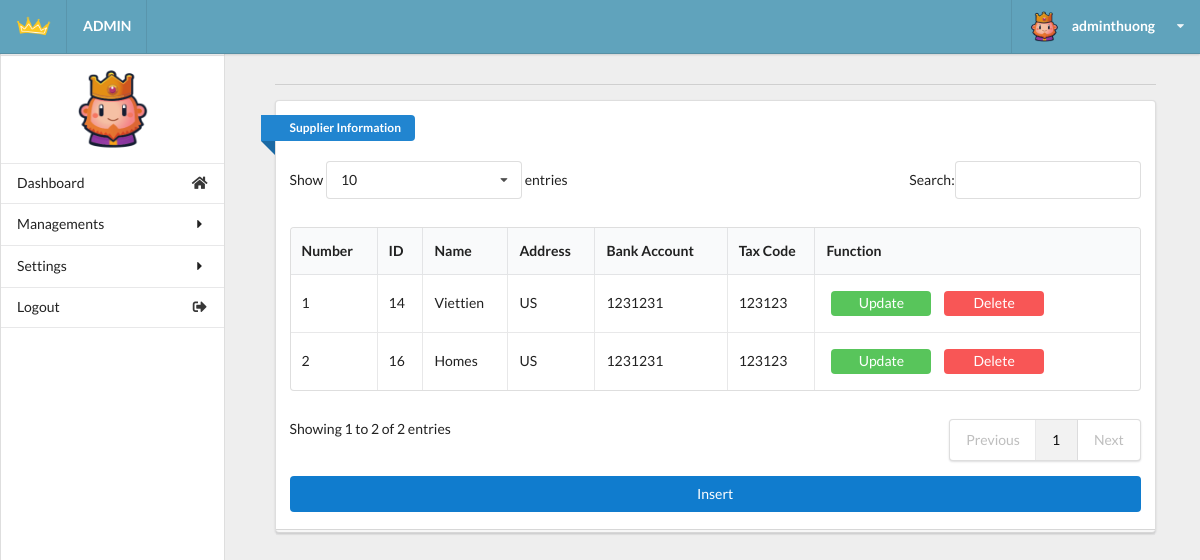
Page /admin/admin.php?act=supplier (signed in) on the earlier database version.
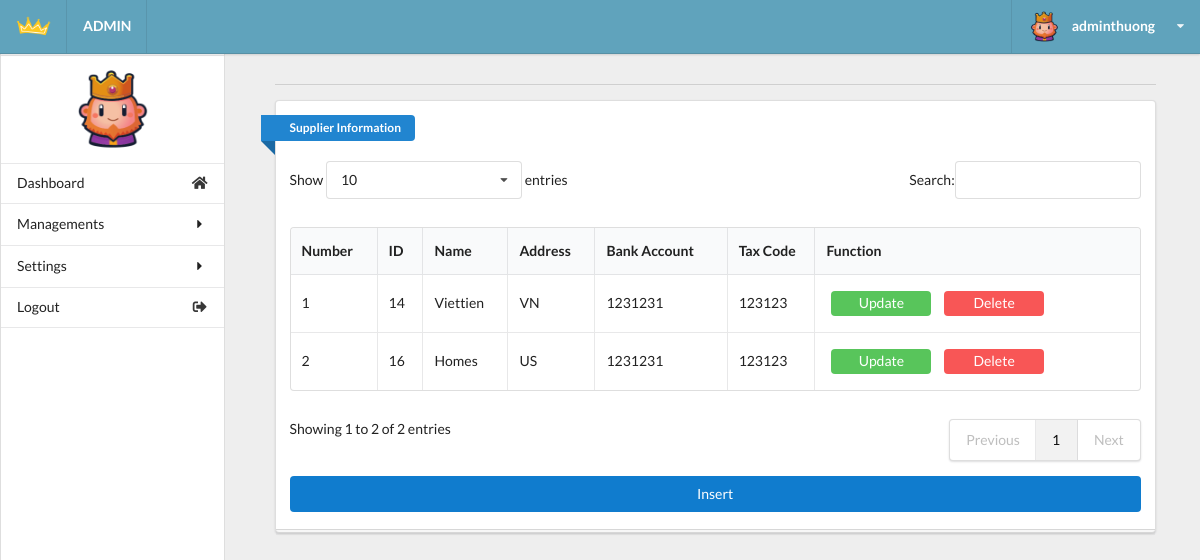
Same page on the later database version.
### tables this page shows
CREATE TABLE `tbl_supplier` (
  `sup_id` int(11) NOT NULL,
  `sup_name` varchar(255) NOT NULL,
  `sup_address` varchar(255) NOT NULL,
  `sup_bank` int(11) NOT NULL,
  `sup_tax_code` int(11) NOT NULL
);

### model/supplierdb.php (called while the page is built, shortened)
<?php
function getall_supplier(){
    $conn=connectdb();
    $stmt = $conn->prepare("SELECT * FROM tbl_supplier");
    $stmt->execute();
    $kq=$stmt->fetchAll();
    return $kq;
}
?>

### admin/supplier.php (the view, shortened to what this page needs)
<div class="right floated thirteen wide computer sixteen wide phone column" id="content">
  <div class="ui container grid">
    <div class="row">
      <div class="fifteen wide computer sixteen wide phone centered column center-table">
        <div class="ui divider"></div>
        <div class="ui grid">
          <div class="sixteen wide computer sixteen wide phone centered column">
            <div class="ui stacked segment">
              <div class="ui blue ribbon icon label">Supplier Information</div>
              <br><br>
              <table id="example" class="ui celled table responsive nowrap unstackable" style="width:100%">
                <thead>
                  <tr>
                    <th>Number</th>
                    <th>ID</th>
                    <th>Name</th>
                    <th>Address</th>
                    <th>Bank Account</th>
                    <th>Tax Code</th>
                    <th>Function
                    </th>
                  </tr>
                </thead>
                <?php
                if(isset($kq)&&(count($kq)>0)){
                  $i=1;
                  foreach ($kq as $supplier) {
                    echo '
                      <tr>
                         <td>'.$i.'</td>
                        <td>'.$supplier['sup_id'].'</td>
                         <td>'.$supplier['sup_name'].'</td>
                         <td>'.$supplier['sup_address'].'</td>
                         <td>'.$supplier['sup_bank'].'</td>
                         <td>'.$supplier['sup_tax_code'].'</td>
                         <td>
                         <div class="frame1">
                         <button class="button-update"><a class="change-a" href="admin.php?act=updateform_supplier&id='.$supplier['sup_id'].'">Update</a></button>
                         <button class="button-delete"><a class="change-a" href="admin.php?act=del_supplier&id='.$supplier['sup_id'].'">Delete</a></button>
                         </div>
                          </td>
                      </tr>
                        ';
                      $i++;
                  }
                }
                ?>
              </table>
              <div>
              <button class="button-insert" ><a class="change-a" href="admin.php?act=insert_supplier&id='1'">Insert</a></button>
              </div>
            </div>
          </div>
        </div>
      </div>
    </div>
  </div>
</div>
</div>
</body>
</html>

Differences in the rows shown:
changed tbl_supplier "Viettien": sup_address "US" → "VN"
